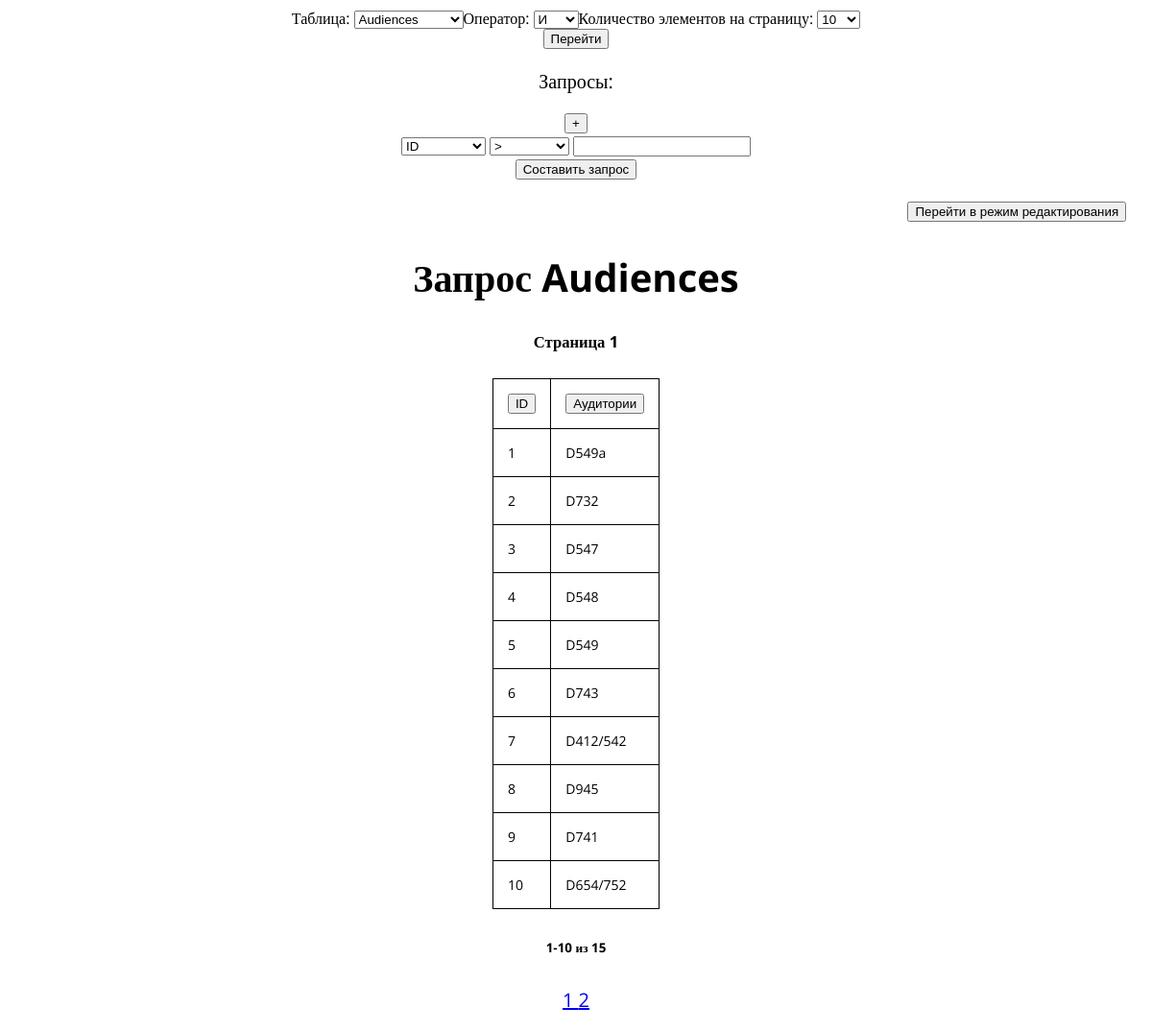
Before: / with the older database file.
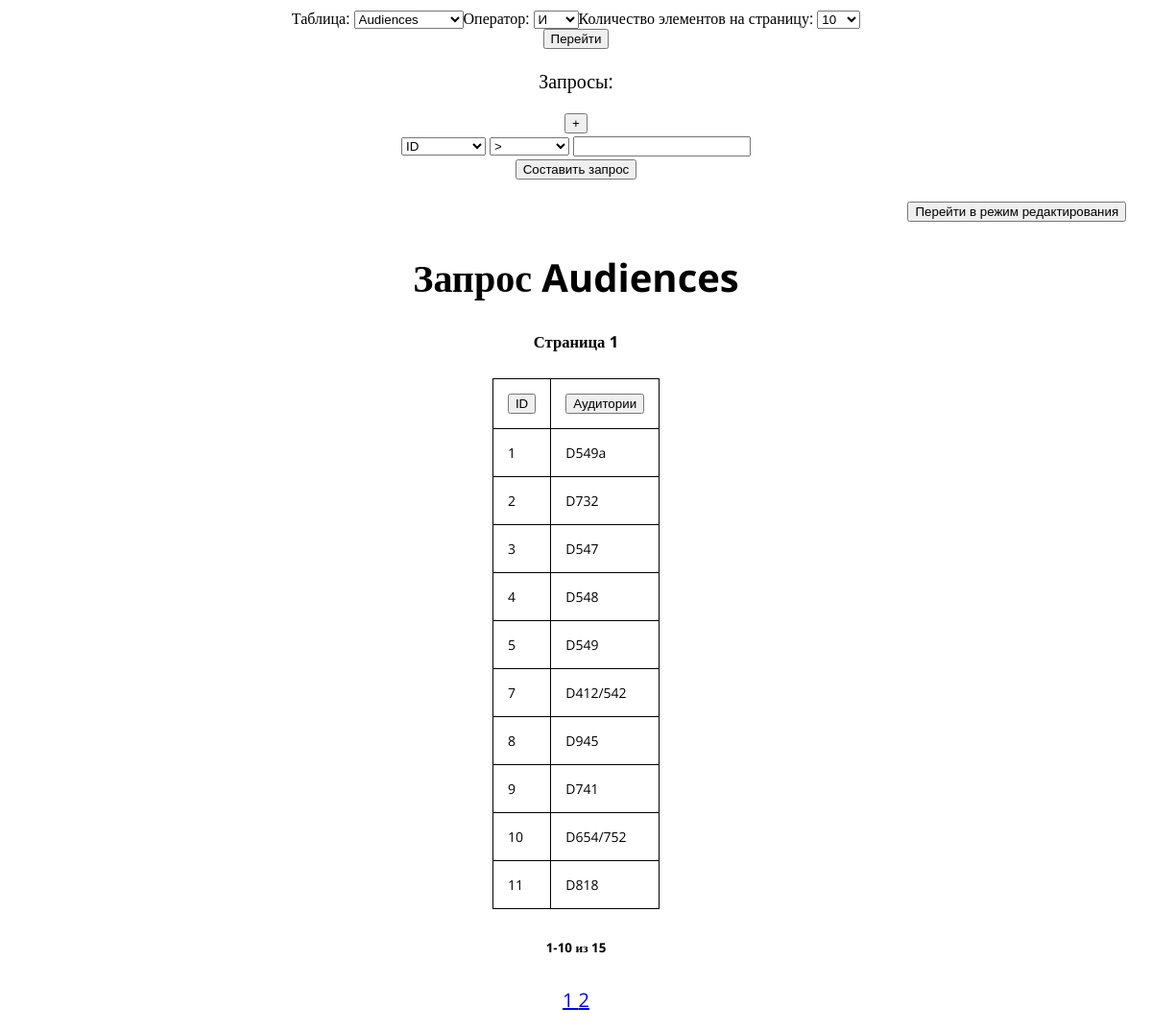
After: the same page with the newer database file.
### tables this page shows
CREATE TABLE `Audiences` ( `ID` INTEGER NOT NULL DEFAULT -1, `Name` TEXT );

### mainpage.py (the view, shortened to what this page needs)
@app.route("/", methods=["GET", "POST"])
def open():
	global SELECTED_TABLE, PAGE_NUM, PAGE_SIZE, QUERIES_COUNT, QUERIES_TABLE, TABLE_COLUMNS, CUR_QUERY, CMP_MERGER, ORDERED_BY, IS_EDIT_MODE, EDITED_RECORDS, TABLE_DATA
	QUERIES_TABLE = []
	local_query = Converter.decode(request.args.get("query", default=Converter.encode("[[]]"), type=str)) #get query from adress line, converted to ascii executable string
	IS_EDIT_MODE = request.args.get("edit", default=False, type=bool) or IS_EDIT_MODE
	print()
	print("Local Query:")
	print(local_query)
	for i in range(QUERIES_COUNT):
		qcolumn = request.form.get("QueryColumn"+str(i)) or "ID"
		qcompare = request.form.get("QueryCmp"+str(i)) or ">"
		qinput = request.form.get("QueryIn"+str(i)) or ""
		print(qcolumn, qinput, qcompare)
		curquery = Query(qcolumn, qcompare, qinput)
		if qinput != "":
			print("Appending")
			QUERIES_TABLE.append(curquery)
	print()
	print("Current Query:")
	print(CUR_QUERY)
	if QUERIES_TABLE == [] and len(CUR_QUERY) > 24:
		QUERIES_TABLE = [Query(*i) for i in eval(Converter.decode(CUR_QUERY))]
	elif QUERIES_TABLE == [] and len(CUR_QUERY) == 24:
		CUR_QUERY = Converter.encode(local_query)
	print()
	print("Query After:")
	print(CUR_QUERY)
	print()
	print("Printing all list of queries")
	print(str([eval(str(i)) for i in QUERIES_TABLE]))
	CUR_QUERY = Converter.encode(str([eval(str(i)) for i in QUERIES_TABLE])) #current query, converted to link version
	if "plus" in request.form:
		QUERIES_COUNT += 1
	elif "minus" in request.form:
		QUERIES_COUNT -= 1
	table = request.form.get("List") or request.args.get("table", default="Audiences", type=str)
	orderby = request.args.get("orderby", default="None", type=str)
	print("REQUEST FORM:")
	print("REQUEST FORM ENDED")
	print(EDITED_RECORDS)
	ORDERED_BY = ORDERED_BY or (None if orderby == "None" else orderby)
	SELECTED_TABLE = table
	PAGE_NUM = request.args.get("page", default=PAGE_NUM,  type=int)
	PAGE_SIZE = request.form.get("PageSize") or request.args.get("count", default=10, type=int)
	CMP_MERGER = request.form.get("MrgType") or request.args.get("mrg", default="AND", type=str)
	for i, v in cmp_mrg_list.items():
		if v == CMP_MERGER:
			CMP_MERGER = i
	PAGE_SIZE = int(PAGE_SIZE)
	heading, query_sel, gen, gen_def, name, widthes = generating_table(table)
	return load_page(
		"start.html",
		heading=heading,
		name=name,
		table=gen,
		tabdef=gen_def,
		widthes=widthes,
		selected=SELECTED_TABLE,
		qsel=query_sel
	)

### mainpage.py (called while the page is built)
def load_page(page, **kwargs):
	return render_template(
		page,
		items=[i[1] for i in tables],
		pglist=page_size_list,
		cursize=PAGE_SIZE,
		curpg=PAGE_NUM,
		count=PG_COUNT,
		tabsize=TABLE_SIZE,
		mrg_id=CMP_MERGER,
		mrg_list=cmp_mrg_list,
		cmp_list=cmp_list,
		low=min((PAGE_NUM-1) * PAGE_SIZE + 1, TABLE_SIZE),
		high=min(((PAGE_NUM) * PAGE_SIZE), TABLE_SIZE),
		queries=QUERIES_TABLE,
		qlen=len(QUERIES_TABLE),
		qcnt=QUERIES_COUNT,
		curquery=CUR_QUERY,
		orderby=ORDERED_BY,
		editmode=IS_EDIT_MODE,
		edited=EDITED_RECORDS,
		**kwargs
	)

def gen_items(table=[]):
	items = []
	for i in table:
		tab = []
		for j in i:
			tab.append(str(j))
		items.append(tab)
	return items

	def encode(w):
		w = w.replace("[", "!$lo$!")
		w = w.replace("]", "!$lc$!")
		w = w.replace("'", "!$sa$!")
		w = w.replace('"', "!$da$!")
		w = w.replace(" ", "!$sp$!")
		w = w.replace(",", "!$cm$!")
		w = w.replace(".", "!$dt$!")
		w = w.replace("-", "!$mn$!")
		return w

	def decode(w):
		w = w.replace("!$lo$!", "[")
		w = w.replace("!$lc$!", "]")
		w = w.replace("!$sa$!", "'")
		w = w.replace("!$da$!", '"')
		w = w.replace("!$sp$!", " ")
		w = w.replace("!$cm$!", ",")
		w = w.replace("!$dt$!", ".")
		w = w.replace("!$mn$!", "-")
		return w

### templates/start.html (shortened to what this page needs)
<head>
	<link rel="stylesheet" href="../static/css/style.css">
</head>
<body>
	<center>
		<form name="Bases" action="/" method='POST'>
			<font size=3>
				<table>
					<tr>
						<select name="List">
							{% for item in items %}
								{% if item == selected %}
									<option value="{{ item }}" SELECTED>{{ item }}</option>
								{% else %}
									<option value="{{ item }}">{{ item }}</option>
								{% endif %}
							{% endfor %}
						</select>
					</tr>
					<tr>
							<select name="MrgType">
								{% for mrg in mrg_list.keys() %}
									{% if mrg == mrg_id %}
										<option value="{{ mrg }}" SELECTED>{{ mrg }}</option>
									{% else %}
										<option value="{{ mrg }}">{{ mrg }}</option>
									{% endif %}
								{% endfor %}
							</select>
					</tr>
					<tr>
						<select name="PageSize">
							{% for size in pglist %}
								{% if size == cursize %}
									<option value="{{ size }}" SELECTED>{{ size }}</option>
								{% else %}
									<option value="{{ size }}">{{ size }}</option>
								{% endif %}
							{% endfor %}
						</select>
					</tr>
				</table>
			</font>
			<button name="go" type="submit">Перейти</button>
			<p>Запросы:</p>
			<table>
					<tr>
						<button name="plus" type="submit">+</button>
					</tr>
			</table>
			<table>
				{% for i in range(qcnt) %}
					<tr>
						<td>
							<select name="QueryColumn{{ i|safe }}">
								{% for title in qsel %}
									{% if i < qlen and title in queries[i].name %}
										<option value="{{ title }}" SELECTED>{{ title }}</option>
									{% else %}
										<option value="{{ title }}">{{ title }}</option>
									{% endif %}
								{% endfor %}
							</select>
						</td>
						<td>
							<select name="QueryCmp{{ i|safe }}">
								{% for cmp in cmp_list %}
									{% if i < qlen and queries[i].cmp == cmp %}
										<option value="{{ cmp }}" SELECTED>{{ cmp }}</option>
									{% else %}
										<option value="{{ cmp }}">{{ cmp }}</option>
									{% endif %}
								{% endfor %}
							</select>
						</td>
						<td>
							<input name="QueryIn{{ i|safe }}" value=
								{% if i < qlen %}
									"{{queries[i].value}}"
								{% else %}
									""
								{% endif %}
							/>
						</td>
					</tr>
				{% endfor %}
			</table>
			<button name="go" type="submit">Составить запрос</button>
			<table>
				<col width="20%">
				{% if editmode %}
					<tr>
						<td align="right">
							<button name="ModeChanger" type="submit">Выйти из режима редактирования</button>
						</td>
					</tr>
					<tr>
						<td align="right">
							<button name="AddRecord" type="submit">Добавить запись</button>
						</td>
					</tr>
				{% else %}
					<tr>
						<td align="right">
							<button name="ModeChanger" type="submit">Перейти в режим редактирования</button>
						</td>
					</tr>
				{% endif %}
			</table>
			{% if name %}
				<h1>Запрос {{ name }}</h1>
				<h5>Страница {{ curpg }}</h5>
				<table id="tab">
					{% for width in widthes%}
						<col width="{{ width }}">
					{% endfor %}
					<tr id="elem">
					{% for title in heading %}
						<th id="elem">
							<p align="center">
								<button name="Title{{ title }}" type="submit">{{ title }}</button>
							</p>
						</th>
					{% endfor %}
					</tr>
					{% for items in range(table|length) %}
						<tr id="elem">
							{% for item in range(table[items]|length) %}
								{% if editmode and table[items] in edited %}
									<td id="elem">
										<p align="center"><b>
											Текущее значение:
										</b></p>
										<p><i>
											{{ table[items][item]|safe }}
										</i></p>
										<p align="center"><b>
											Введите новое значение:
										</b></p>
										<p>
											<input name="Changing{{ table[items]|safe }}Column{{ item|safe }}" value="{{ tabdef[items][item]|safe }}"/>
										</p>
									</td>
								{% else %}
									<td id="elem">
										{{ table[items][item]|safe }}
									</td>
								{% endif %}
							{% endfor %}
						</tr>
					{% endfor %}
				</table>
			{% else %}
				<h1>Данная страница пуста</h1>
			{% endif %}
			<h6>{{ low }}-{{ high }} из {{ tabsize }}</h6>
			<table>
				{% for i in range(1, count+1) %}
				<tr>
					<a href="/?table={{ selected|safe }}&count={{ cursize|safe }}&page={{ i|safe }}&query={{curquery|safe}}&mrg={{ mrg_list[mrg_id]|safe }}&edit={{ editmode|safe }}"> {{ i|safe }} </a>
				</tr>
				{% endfor %}
			</table>
		</form>
	</center>
</body>

### static/css/style.css (style rules this page uses)
body { font-family: 'Open Sans'; font-size: 20; }
#tab { font-size: 14; text-align: left; border-collapse: collapse; }
#elem { border: 1px solid; text-align: left; padding: 15px; }

Changed rows visible on the page:
removed Audiences: ID "6" "D743"
now on this page (row unchanged): Audiences: ID "11" "D818"
Other visible differences:
new list line: "7 D412/542"
new list line: "8 D945"
new list line: "9 D741"
new list line: "10 D654/752"
list line gone: "7 D412/542"
list line gone: "8 D945"
list line gone: "9 D741"
list line gone: "10 D654/752"
